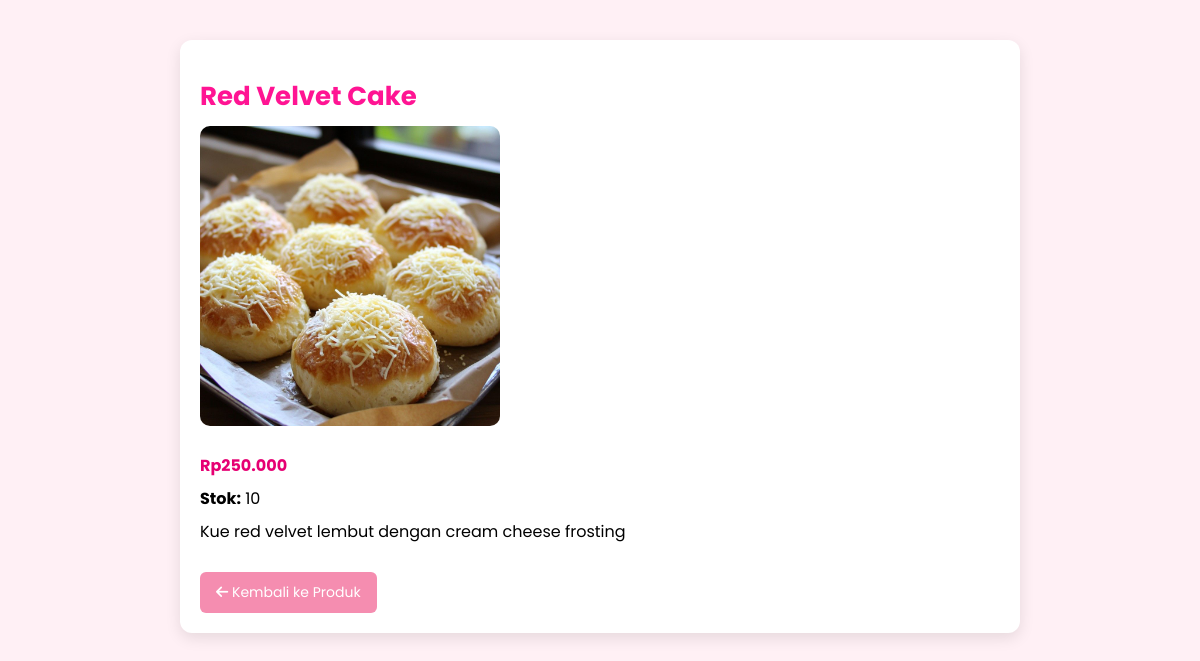
Page /user/lihat_produk.php?id=1 (signed in) on the committed database.
### tables this page shows
CREATE TABLE produk (
    id_produk INT AUTO_INCREMENT PRIMARY KEY,
    nama_produk VARCHAR(100) NOT NULL,
    deskripsi TEXT,
    harga INT NOT NULL,
    stok INT NOT NULL,
    gambar VARCHAR(100),
    id_kategori INT,
    FOREIGN KEY (id_kategori) REFERENCES kategori(id_kategori)
);

### user/lihat_produk.php (the view, shortened to what this page needs)
<?php
require_once '../config/koneksi.php';
$id = intval($_GET['id']);
$query = mysqli_query($conn, "SELECT * FROM produk WHERE id_produk = $id");
$produk = mysqli_fetch_assoc($query);
?>
<!DOCTYPE html>
<html lang="id">
<head>
    <link rel="stylesheet" href="https://cdnjs.cloudflare.com/ajax/libs/font-awesome/6.4.0/css/all.min.css">
</head>
<body>
    <div class="container">
        <h1><?= htmlspecialchars($produk['nama_produk']) ?></h1>
        <img class="produk-img" src="../assets/img/produk/<?= htmlspecialchars($produk['gambar']) ?>" alt="<?= htmlspecialchars($produk['nama_produk']) ?>">
        <div class="produk-info">
            <p class="harga">Rp<?= number_format($produk['harga'], 0, ',', '.') ?></p>
            <p><strong>Stok:</strong> <?= $produk['stok'] ?></p>
            <p><?= htmlspecialchars($produk['deskripsi']) ?></p>
        </div>
        <a href="detail_produk.php" class="btn-back"><i class="fa fa-arrow-left"></i> Kembali ke Produk</a>
    </div>
</body>
</html>

### user/lihat_produk.php (style rules this page uses)
body { font-family: 'Poppins', sans-serif; background-color: #fff0f5; margin: 0; padding: 40px; }
.container { max-width: 800px; margin: auto; background: white; border-radius: 12px; padding: 20px; box-shadow: 0 5px 15px rgba(0,0,0,0.1); }
h1 { color: deeppink; font-size: 26px; margin-bottom: 10px; }
.produk-img { max-width: 100%; height: 300px; object-fit: cover; border-radius: 10px; }
.produk-info { margin-top: 20px; }
.produk-info p { font-size: 16px; margin: 8px 0; }
.harga { font-size: 20px; color: #e60073; font-weight: bold; }
.btn-back { display: inline-block; margin-top: 20px; padding: 10px 16px; background-color: #f58db0; color: white; text-decoration: none; border-radius: 6px; font-size: 14px; }

### rows in the picture
produk: nama_produk "Red Velvet Cake", gambar (picture), harga "250.000", stok "10", deskripsi "Kue red velvet lembut dengan cream cheese frosting"
